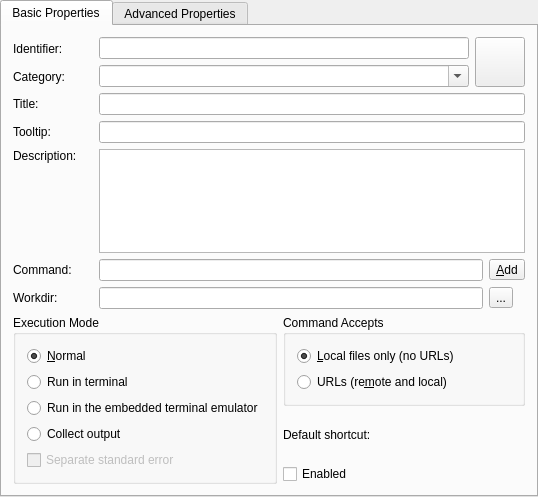
<?xml version="1.0" encoding="UTF-8"?>
<ui version="4.0">
 <class>ActionProperty</class>
 <widget class="QWidget" name="ActionProperty">
  <property name="geometry">
   <rect>
    <x>0</x>
    <y>0</y>
    <width>538</width>
    <height>497</height>
   </rect>
  </property>
  <property name="windowTitle">
   <string>Action Property</string>
  </property>
  <layout class="QGridLayout">
   <property name="leftMargin">
    <number>0</number>
   </property>
   <property name="topMargin">
    <number>0</number>
   </property>
   <property name="rightMargin">
    <number>0</number>
   </property>
   <property name="bottomMargin">
    <number>0</number>
   </property>
   <property name="spacing">
    <number>0</number>
   </property>
   <item row="0" column="0">
    <widget class="QTabWidget" name="tabWidget">
     <property name="currentIndex">
      <number>0</number>
     </property>
     <widget class="QWidget" name="tabBasic">
      <attribute name="title">
       <string>Basic Properties</string>
      </attribute>
      <layout class="QGridLayout">
       <item row="8" column="3">
        <widget class="QToolButton" name="ButtonAddStartpath">
         <property name="text">
          <string>...</string>
         </property>
        </widget>
       </item>
       <item row="4" column="0">
        <widget class="QLabel" name="LabelDescription">
         <property name="sizePolicy">
          <sizepolicy hsizetype="Minimum" vsizetype="Minimum">
           <horstretch>0</horstretch>
           <verstretch>0</verstretch>
          </sizepolicy>
         </property>
         <property name="whatsThis">
          <string>A detailed description of the &lt;b&gt;Useraction&lt;/b&gt;. It is only displayed in the &lt;i&gt;Konfigurator&lt;/i&gt; and via &lt;code&gt;Shift+F1&lt;/code&gt;.</string>
         </property>
         <property name="text">
          <string>Description:</string>
         </property>
         <property name="wordWrap">
          <bool>false</bool>
         </property>
        </widget>
       </item>
       <item row="9" column="2" colspan="2">
        <widget class="QGroupBox" name="bgAccept">
         <property name="sizePolicy">
          <sizepolicy hsizetype="Preferred" vsizetype="Minimum">
           <horstretch>0</horstretch>
           <verstretch>0</verstretch>
          </sizepolicy>
         </property>
         <property name="title">
          <string>Command Accepts</string>
         </property>
         <layout class="QGridLayout">
          <item row="0" column="0">
           <widget class="QRadioButton" name="radioLocal">
            <property name="whatsThis">
             <string>Substitute the &lt;b&gt;Placeholders&lt;/b&gt; with local filenames.</string>
            </property>
            <property name="text">
             <string>&amp;Local files only (no URLs)</string>
            </property>
            <property name="checked">
             <bool>true</bool>
            </property>
           </widget>
          </item>
          <item row="1" column="0">
           <widget class="QRadioButton" name="radioUrl">
            <property name="whatsThis">
             <string>Substitute the &lt;b&gt;Placeholders&lt;/b&gt; with valid URLs.</string>
            </property>
            <property name="text">
             <string>URLs (re&amp;mote and local)</string>
            </property>
           </widget>
          </item>
         </layout>
        </widget>
       </item>
       <item row="2" column="1" colspan="3">
        <widget class="KLineEdit" name="leTitle">
         <property name="whatsThis">
          <string>The title displayed in the &lt;b&gt;Usermenu&lt;/b&gt;.</string>
         </property>
        </widget>
       </item>
       <item row="2" column="0">
        <widget class="QLabel" name="LabelTitle">
         <property name="sizePolicy">
          <sizepolicy hsizetype="Minimum" vsizetype="Fixed">
           <horstretch>0</horstretch>
           <verstretch>0</verstretch>
          </sizepolicy>
         </property>
         <property name="whatsThis">
          <string>The title displayed in the &lt;b&gt;Usermenu&lt;/b&gt;.</string>
         </property>
         <property name="text">
          <string>Title:</string>
         </property>
         <property name="wordWrap">
          <bool>false</bool>
         </property>
        </widget>
       </item>
       <item row="0" column="1" rowspan="2" colspan="3">
        <layout class="QHBoxLayout">
         <item>
          <layout class="QVBoxLayout">
           <item>
            <widget class="KLineEdit" name="leDistinctName">
             <property name="whatsThis">
              <string>Unique name of the &lt;b&gt;Useraction&lt;/b&gt;. It is only used in the &lt;i&gt;Konfigurator&lt;/i&gt; and does not appear in any other menu.&lt;p&gt;&lt;b&gt;Note&lt;/b&gt;: the &lt;i&gt;Title&lt;/i&gt; shown in the &lt;b&gt;Usermenu&lt;/b&gt; can be set below.</string>
             </property>
            </widget>
           </item>
           <item>
            <widget class="KComboBox" name="cbCategory">
             <property name="whatsThis">
              <string>&lt;b&gt;Useractions&lt;/b&gt; can be grouped in categories for better distinction. Choose a existing &lt;i&gt;Category&lt;/i&gt; or create a new one by entering a name.</string>
             </property>
             <property name="editable">
              <bool>true</bool>
             </property>
            </widget>
           </item>
          </layout>
         </item>
         <item>
          <widget class="KIconButton" name="ButtonIcon">
           <property name="sizePolicy">
            <sizepolicy hsizetype="Fixed" vsizetype="Fixed">
             <horstretch>0</horstretch>
             <verstretch>0</verstretch>
            </sizepolicy>
           </property>
           <property name="minimumSize">
            <size>
             <width>50</width>
             <height>50</height>
            </size>
           </property>
           <property name="maximumSize">
            <size>
             <width>50</width>
             <height>50</height>
            </size>
           </property>
           <property name="whatsThis">
            <string>Each &lt;b&gt;Useraction&lt;/b&gt; can have its own icon. It will appear in front of the title in the &lt;b&gt;Usermenu&lt;/b&gt;.</string>
           </property>
          </widget>
         </item>
        </layout>
       </item>
       <item row="0" column="0">
        <widget class="QLabel" name="LabelDistinctName">
         <property name="sizePolicy">
          <sizepolicy hsizetype="Minimum" vsizetype="Fixed">
           <horstretch>0</horstretch>
           <verstretch>0</verstretch>
          </sizepolicy>
         </property>
         <property name="whatsThis">
          <string>&lt;p&gt;Unique name of the &lt;b&gt;Useraction&lt;/b&gt;. It is only used in the &lt;i&gt;Konfigurator&lt;/i&gt; and does not appear in any other menu.&lt;/p&gt;&lt;p&gt;&lt;b&gt;Note&lt;/b&gt;: The &lt;i&gt;Title&lt;/i&gt; shown in the &lt;b&gt;Usermenu&lt;/b&gt; can be set below.&lt;/p&gt;</string>
         </property>
         <property name="text">
          <string>Identifier:</string>
         </property>
         <property name="wordWrap">
          <bool>false</bool>
         </property>
        </widget>
       </item>
       <item row="7" column="0">
        <widget class="QLabel" name="LabelCommandline">
         <property name="sizePolicy">
          <sizepolicy hsizetype="Fixed" vsizetype="Fixed">
           <horstretch>0</horstretch>
           <verstretch>0</verstretch>
          </sizepolicy>
         </property>
         <property name="whatsThis">
          <string>&lt;p&gt;The &lt;i&gt;Command&lt;/i&gt; defines the command that will be executed when the &lt;b&gt;Useraction&lt;/b&gt; is used. It can be a simple shell command or a complex sequence of multiple commands with &lt;b&gt;Placeholders&lt;/b&gt;.&lt;/p&gt;&lt;p&gt;Examples:&lt;/p&gt;&lt;ul&gt;&lt;li&gt;&lt;code&gt;eject /mnt/cdrom&lt;/code&gt;&lt;/li&gt;&lt;li&gt;&lt;code&gt;amarok --append %aList(&quot;Selected&quot;)%&lt;/code&gt;&lt;/li&gt;&lt;/ul&gt;
&lt;p&gt;Please consult the handbook to learn more about the syntax.&lt;/p&gt;</string>
         </property>
         <property name="text">
          <string>Command:</string>
         </property>
         <property name="wordWrap">
          <bool>false</bool>
         </property>
        </widget>
       </item>
       <item row="3" column="1" colspan="3">
        <widget class="KLineEdit" name="leTooltip">
         <property name="whatsThis">
          <string>The &lt;i&gt;Tooltip&lt;/i&gt; is shown when the mouse cursor is hold over an entry of the &lt;b&gt;Useraction Toolbar&lt;/b&gt;.</string>
         </property>
        </widget>
       </item>
       <item row="8" column="1" colspan="2">
        <widget class="KLineEdit" name="leStartpath">
         <property name="whatsThis">
          <string>The &lt;i&gt;Workdir&lt;/i&gt; defines in which folder the &lt;i&gt;Command&lt;/i&gt; will be executed.</string>
         </property>
        </widget>
       </item>
       <item row="3" column="0">
        <widget class="QLabel" name="LabelTooltip">
         <property name="sizePolicy">
          <sizepolicy hsizetype="Minimum" vsizetype="Fixed">
           <horstretch>0</horstretch>
           <verstretch>0</verstretch>
          </sizepolicy>
         </property>
         <property name="whatsThis">
          <string>The &lt;i&gt;Tooltip&lt;/i&gt; is shown when the mouse cursor is hold over an entry of the &lt;b&gt;Useraction Toolbar&lt;/b&gt;.</string>
         </property>
         <property name="text">
          <string>Tooltip:</string>
         </property>
         <property name="wordWrap">
          <bool>false</bool>
         </property>
        </widget>
       </item>
       <item row="7" column="1" colspan="2">
        <widget class="KLineEdit" name="leCommandline">
         <property name="whatsThis">
          <string>The &lt;i&gt;Command&lt;/i&gt; defines the command that will be executed when the &lt;b&gt;Useraction&lt;/b&gt; is used. It can be a simple shell command or a complex sequence of multiple commands with &lt;b&gt;Placeholders&lt;/b&gt;.&lt;p&gt;
Examples:&lt;ul&gt;&lt;li&gt;&lt;code&gt;eject /mnt/cdrom&lt;/code&gt;&lt;/li&gt;&lt;li&gt;&lt;code&gt;amarok --append %aList(&quot;Selected&quot;)%&lt;/code&gt;&lt;/li&gt;&lt;/ul&gt;
Please consult the handbook to learn more about the syntax.</string>
         </property>
         <property name="text">
          <string/>
         </property>
        </widget>
       </item>
       <item row="1" column="0">
        <widget class="QLabel" name="LabelCategory">
         <property name="sizePolicy">
          <sizepolicy hsizetype="Minimum" vsizetype="Fixed">
           <horstretch>0</horstretch>
           <verstretch>0</verstretch>
          </sizepolicy>
         </property>
         <property name="whatsThis">
          <string>&lt;b&gt;Useractions&lt;/b&gt; can be grouped in categories for better distinction. Choose a existing &lt;i&gt;Category&lt;/i&gt; or create a new one by entering a name.</string>
         </property>
         <property name="text">
          <string>Category:</string>
         </property>
         <property name="wordWrap">
          <bool>false</bool>
         </property>
        </widget>
       </item>
       <item row="7" column="3">
        <widget class="QToolButton" name="ButtonAddPlaceholder">
         <property name="sizePolicy">
          <sizepolicy hsizetype="Fixed" vsizetype="Fixed">
           <horstretch>0</horstretch>
           <verstretch>0</verstretch>
          </sizepolicy>
         </property>
         <property name="minimumSize">
          <size>
           <width>0</width>
           <height>0</height>
          </size>
         </property>
         <property name="whatsThis">
          <string>Add &lt;b&gt;Placeholders&lt;/b&gt; for the selected files in the panel.</string>
         </property>
         <property name="text">
          <string>&amp;Add</string>
         </property>
        </widget>
       </item>
       <item row="4" column="1" rowspan="3" colspan="3">
        <widget class="KTextEdit" name="textDescription">
         <property name="whatsThis">
          <string>A detailed description of the &lt;b&gt;Useraction&lt;/b&gt;. It is only displayed in the &lt;i&gt;Konfigurator&lt;/i&gt; and via &lt;code&gt;Shift+F1&lt;/code&gt;.</string>
         </property>
         <property name="tabChangesFocus">
          <bool>true</bool>
         </property>
        </widget>
       </item>
       <item row="8" column="0">
        <widget class="QLabel" name="LabelStartpath">
         <property name="sizePolicy">
          <sizepolicy hsizetype="Fixed" vsizetype="Fixed">
           <horstretch>0</horstretch>
           <verstretch>0</verstretch>
          </sizepolicy>
         </property>
         <property name="whatsThis">
          <string>The &lt;i&gt;Workdir&lt;/i&gt; defines in which folder the &lt;i&gt;Command&lt;/i&gt; will be executed.</string>
         </property>
         <property name="text">
          <string>Workdir:</string>
         </property>
         <property name="wordWrap">
          <bool>false</bool>
         </property>
        </widget>
       </item>
       <item row="6" column="0">
        <spacer>
         <property name="orientation">
          <enum>Qt::Vertical</enum>
         </property>
         <property name="sizeType">
          <enum>QSizePolicy::Expanding</enum>
         </property>
         <property name="sizeHint" stdset="0">
          <size>
           <width>80</width>
           <height>19</height>
          </size>
         </property>
        </spacer>
       </item>
       <item row="10" column="2" colspan="2">
        <layout class="QHBoxLayout">
         <item>
          <widget class="QLabel" name="LabelShortcut">
           <property name="text">
            <string>Default shortcut:</string>
           </property>
           <property name="wordWrap">
            <bool>false</bool>
           </property>
          </widget>
         </item>
         <item>
          <spacer>
           <property name="orientation">
            <enum>Qt::Horizontal</enum>
           </property>
           <property name="sizeType">
            <enum>QSizePolicy::Expanding</enum>
           </property>
           <property name="sizeHint" stdset="0">
            <size>
             <width>161</width>
             <height>21</height>
            </size>
           </property>
          </spacer>
         </item>
         <item>
          <widget class="KKeySequenceWidget" name="KeyButtonShortcut" native="true">
           <property name="whatsThis">
            <string>Set a default keyboard shortcut.</string>
           </property>
           <property name="text" stdset="0">
            <string comment="No shortcut">None</string>
           </property>
          </widget>
         </item>
        </layout>
       </item>
       <item row="11" column="2" colspan="2">
        <widget class="QCheckBox" name="chkEnabled">
         <property name="enabled">
          <bool>true</bool>
         </property>
         <property name="whatsThis">
          <string>If checked, the action is shown in the Useractions menus.</string>
         </property>
         <property name="text">
          <string>Enabled</string>
         </property>
        </widget>
       </item>
       <item row="9" column="0" rowspan="3" colspan="2">
        <widget class="QGroupBox" name="bgExecType">
         <property name="sizePolicy">
          <sizepolicy hsizetype="Preferred" vsizetype="Minimum">
           <horstretch>0</horstretch>
           <verstretch>0</verstretch>
          </sizepolicy>
         </property>
         <property name="title">
          <string>Execution Mode</string>
         </property>
         <layout class="QGridLayout">
          <item row="3" column="0">
           <widget class="QRadioButton" name="radioCollectOutput">
            <property name="whatsThis">
             <string>Collect the output of the executed program.</string>
            </property>
            <property name="text">
             <string>Collect output</string>
            </property>
           </widget>
          </item>
          <item row="4" column="0">
           <widget class="QCheckBox" name="chkSeparateStdError">
            <property name="enabled">
             <bool>false</bool>
            </property>
            <property name="whatsThis">
             <string>Separate standard out and standard error in the output collection.</string>
            </property>
            <property name="text">
             <string>Separate standard error</string>
            </property>
           </widget>
          </item>
          <item row="0" column="0">
           <widget class="QRadioButton" name="radioNormal">
            <property name="text">
             <string>&amp;Normal</string>
            </property>
            <property name="checked">
             <bool>true</bool>
            </property>
           </widget>
          </item>
          <item row="1" column="0">
           <widget class="QRadioButton" name="radioTerminal">
            <property name="whatsThis">
             <string>Run the command in a terminal.</string>
            </property>
            <property name="text">
             <string>Run in terminal</string>
            </property>
           </widget>
          </item>
          <item row="2" column="0">
           <widget class="QRadioButton" name="radioTE">
            <property name="whatsThis">
             <string>Run the command in the embedded terminal emulator.</string>
            </property>
            <property name="text">
             <string>Run in the embedded terminal emulator</string>
            </property>
           </widget>
          </item>
         </layout>
        </widget>
       </item>
      </layout>
     </widget>
     <widget class="QWidget" name="tabAdv">
      <attribute name="title">
       <string>Advanced Properties</string>
      </attribute>
      <layout class="QGridLayout">
       <item row="0" column="0" colspan="2">
        <widget class="QGroupBox" name="gbShowonly">
         <property name="sizePolicy">
          <sizepolicy hsizetype="Expanding" vsizetype="Expanding">
           <horstretch>0</horstretch>
           <verstretch>0</verstretch>
          </sizepolicy>
         </property>
         <property name="title">
          <string>The Useraction is only available for</string>
         </property>
         <layout class="QGridLayout">
          <item row="0" column="0">
           <widget class="QTabWidget" name="tabShowonly">
            <property name="tabShape">
             <enum>QTabWidget::Triangular</enum>
            </property>
            <widget class="QWidget" name="tabProt">
             <attribute name="title">
              <string>Protocol</string>
             </attribute>
             <layout class="QGridLayout">
              <item row="0" column="1">
               <widget class="QToolButton" name="ButtonNewProtocol">
                <property name="sizePolicy">
                 <sizepolicy hsizetype="Minimum" vsizetype="Fixed">
                  <horstretch>0</horstretch>
                  <verstretch>0</verstretch>
                 </sizepolicy>
                </property>
                <property name="minimumSize">
                 <size>
                  <width>0</width>
                  <height>0</height>
                 </size>
                </property>
                <property name="maximumSize">
                 <size>
                  <width>32767</width>
                  <height>32767</height>
                 </size>
                </property>
                <property name="text">
                 <string comment="New protocol">&amp;New...</string>
                </property>
               </widget>
              </item>
              <item row="1" column="1">
               <widget class="QToolButton" name="ButtonEditProtocol">
                <property name="sizePolicy">
                 <sizepolicy hsizetype="Minimum" vsizetype="Fixed">
                  <horstretch>0</horstretch>
                  <verstretch>0</verstretch>
                 </sizepolicy>
                </property>
                <property name="minimumSize">
                 <size>
                  <width>0</width>
                  <height>0</height>
                 </size>
                </property>
                <property name="maximumSize">
                 <size>
                  <width>32767</width>
                  <height>32767</height>
                 </size>
                </property>
                <property name="text">
                 <string>Chan&amp;ge...</string>
                </property>
               </widget>
              </item>
              <item row="3" column="1">
               <spacer>
                <property name="orientation">
                 <enum>Qt::Vertical</enum>
                </property>
                <property name="sizeType">
                 <enum>QSizePolicy::Expanding</enum>
                </property>
                <property name="sizeHint" stdset="0">
                 <size>
                  <width>21</width>
                  <height>58</height>
                 </size>
                </property>
               </spacer>
              </item>
              <item row="2" column="1">
               <widget class="QToolButton" name="ButtonRemoveProtocol">
                <property name="sizePolicy">
                 <sizepolicy hsizetype="Minimum" vsizetype="Fixed">
                  <horstretch>0</horstretch>
                  <verstretch>0</verstretch>
                 </sizepolicy>
                </property>
                <property name="minimumSize">
                 <size>
                  <width>0</width>
                  <height>0</height>
                 </size>
                </property>
                <property name="maximumSize">
                 <size>
                  <width>32767</width>
                  <height>32767</height>
                 </size>
                </property>
                <property name="text">
                 <string>De&amp;lete</string>
                </property>
               </widget>
              </item>
              <item row="0" column="0" rowspan="4">
               <widget class="KrListWidget" name="lbShowonlyProtocol" native="true">
                <property name="whatsThis">
                 <string>Show the &lt;b&gt;Useraction&lt;/b&gt; only for the values defined here.</string>
                </property>
               </widget>
              </item>
             </layout>
            </widget>
            <widget class="QWidget" name="tabPath">
             <attribute name="title">
              <string>Path</string>
             </attribute>
             <layout class="QGridLayout">
              <item row="0" column="0" rowspan="4">
               <widget class="KrListWidget" name="lbShowonlyPath" native="true">
                <property name="whatsThis">
                 <string>Show the &lt;b&gt;Useraction&lt;/b&gt; only for the values defined here.</string>
                </property>
               </widget>
              </item>
              <item row="0" column="1">
               <widget class="QToolButton" name="ButtonAddPath">
                <property name="sizePolicy">
                 <sizepolicy hsizetype="Minimum" vsizetype="Fixed">
                  <horstretch>0</horstretch>
                  <verstretch>0</verstretch>
                 </sizepolicy>
                </property>
                <property name="minimumSize">
                 <size>
                  <width>0</width>
                  <height>0</height>
                 </size>
                </property>
                <property name="maximumSize">
                 <size>
                  <width>32767</width>
                  <height>32767</height>
                 </size>
                </property>
                <property name="text">
                 <string comment="New path">&amp;New...</string>
                </property>
               </widget>
              </item>
              <item row="1" column="1">
               <widget class="QToolButton" name="ButtonEditPath">
                <property name="sizePolicy">
                 <sizepolicy hsizetype="Minimum" vsizetype="Fixed">
                  <horstretch>0</horstretch>
                  <verstretch>0</verstretch>
                 </sizepolicy>
                </property>
                <property name="minimumSize">
                 <size>
                  <width>0</width>
                  <height>0</height>
                 </size>
                </property>
                <property name="maximumSize">
                 <size>
                  <width>32767</width>
                  <height>32767</height>
                 </size>
                </property>
                <property name="text">
                 <string>Chan&amp;ge...</string>
                </property>
               </widget>
              </item>
              <item row="2" column="1">
               <widget class="QToolButton" name="ButtonRemovePath">
                <property name="sizePolicy">
                 <sizepolicy hsizetype="Minimum" vsizetype="Fixed">
                  <horstretch>0</horstretch>
                  <verstretch>0</verstretch>
                 </sizepolicy>
                </property>
                <property name="minimumSize">
                 <size>
                  <width>0</width>
                  <height>0</height>
                 </size>
                </property>
                <property name="maximumSize">
                 <size>
                  <width>32767</width>
                  <height>32767</height>
                 </size>
                </property>
                <property name="text">
                 <string>De&amp;lete</string>
                </property>
               </widget>
              </item>
              <item row="3" column="1">
               <spacer>
                <property name="orientation">
                 <enum>Qt::Vertical</enum>
                </property>
                <property name="sizeType">
                 <enum>QSizePolicy::Expanding</enum>
                </property>
                <property name="sizeHint" stdset="0">
                 <size>
                  <width>21</width>
                  <height>61</height>
                 </size>
                </property>
               </spacer>
              </item>
             </layout>
            </widget>
            <widget class="QWidget" name="tabMime">
             <attribute name="title">
              <string>MIME Type</string>
             </attribute>
             <layout class="QGridLayout">
              <item row="0" column="0" rowspan="4">
               <widget class="KrListWidget" name="lbShowonlyMime" native="true">
                <property name="whatsThis">
                 <string>Show the &lt;b&gt;Useraction&lt;/b&gt; only for the values defined here.</string>
                </property>
               </widget>
              </item>
              <item row="0" column="1">
               <widget class="QToolButton" name="ButtonAddMime">
                <property name="sizePolicy">
                 <sizepolicy hsizetype="Minimum" vsizetype="Fixed">
                  <horstretch>0</horstretch>
                  <verstretch>0</verstretch>
                 </sizepolicy>
                </property>
                <property name="minimumSize">
                 <size>
                  <width>0</width>
                  <height>0</height>
                 </size>
                </property>
                <property name="maximumSize">
                 <size>
                  <width>32767</width>
                  <height>32767</height>
                 </size>
                </property>
                <property name="text">
                 <string comment="New MIME">&amp;New...</string>
                </property>
               </widget>
              </item>
              <item row="1" column="1">
               <widget class="QToolButton" name="ButtonEditMime">
                <property name="sizePolicy">
                 <sizepolicy hsizetype="Minimum" vsizetype="Fixed">
                  <horstretch>0</horstretch>
                  <verstretch>0</verstretch>
                 </sizepolicy>
                </property>
                <property name="minimumSize">
                 <size>
                  <width>0</width>
                  <height>0</height>
                 </size>
                </property>
                <property name="maximumSize">
                 <size>
                  <width>32767</width>
                  <height>32767</height>
                 </size>
                </property>
                <property name="text">
                 <string>Chan&amp;ge...</string>
                </property>
               </widget>
              </item>
              <item row="2" column="1">
               <widget class="QToolButton" name="ButtonRemoveMime">
                <property name="sizePolicy">
                 <sizepolicy hsizetype="Minimum" vsizetype="Fixed">
                  <horstretch>0</horstretch>
                  <verstretch>0</verstretch>
                 </sizepolicy>
                </property>
                <property name="minimumSize">
                 <size>
                  <width>0</width>
                  <height>0</height>
                 </size>
                </property>
                <property name="maximumSize">
                 <size>
                  <width>32767</width>
                  <height>32767</height>
                 </size>
                </property>
                <property name="text">
                 <string>De&amp;lete</string>
                </property>
               </widget>
              </item>
              <item row="3" column="1">
               <spacer>
                <property name="orientation">
                 <enum>Qt::Vertical</enum>
                </property>
                <property name="sizeType">
                 <enum>QSizePolicy::Expanding</enum>
                </property>
                <property name="sizeHint" stdset="0">
                 <size>
                  <width>21</width>
                  <height>41</height>
                 </size>
                </property>
               </spacer>
              </item>
             </layout>
            </widget>
            <widget class="QWidget" name="TabFile">
             <attribute name="title">
              <string>File Name</string>
             </attribute>
             <layout class="QGridLayout">
              <item row="0" column="0" rowspan="4">
               <widget class="KrListWidget" name="lbShowonlyFile" native="true">
                <property name="whatsThis">
                 <string>Show the &lt;b&gt;Useraction&lt;/b&gt; only for the file names defined here. The wildcards '&lt;code&gt;?&lt;/code&gt;' and '&lt;code&gt;*&lt;/code&gt;' can be used.</string>
                </property>
               </widget>
              </item>
              <item row="0" column="1">
               <widget class="QToolButton" name="ButtonNewFile">
                <property name="sizePolicy">
                 <sizepolicy hsizetype="Minimum" vsizetype="Fixed">
                  <horstretch>0</horstretch>
                  <verstretch>0</verstretch>
                 </sizepolicy>
                </property>
                <property name="minimumSize">
                 <size>
                  <width>0</width>
                  <height>0</height>
                 </size>
                </property>
                <property name="maximumSize">
                 <size>
                  <width>32767</width>
                  <height>32767</height>
                 </size>
                </property>
                <property name="text">
                 <string comment="New file">&amp;New...</string>
                </property>
               </widget>
              </item>
              <item row="1" column="1">
               <widget class="QToolButton" name="ButtonEditFile">
                <property name="sizePolicy">
                 <sizepolicy hsizetype="Minimum" vsizetype="Fixed">
                  <horstretch>0</horstretch>
                  <verstretch>0</verstretch>
                 </sizepolicy>
                </property>
                <property name="minimumSize">
                 <size>
                  <width>0</width>
                  <height>0</height>
                 </size>
                </property>
                <property name="maximumSize">
                 <size>
                  <width>32767</width>
                  <height>32767</height>
                 </size>
                </property>
                <property name="text">
                 <string>Chan&amp;ge...</string>
                </property>
               </widget>
              </item>
              <item row="2" column="1">
               <widget class="QToolButton" name="ButtonRemoveFile">
                <property name="sizePolicy">
                 <sizepolicy hsizetype="Minimum" vsizetype="Fixed">
                  <horstretch>0</horstretch>
                  <verstretch>0</verstretch>
                 </sizepolicy>
                </property>
                <property name="minimumSize">
                 <size>
                  <width>0</width>
                  <height>0</height>
                 </size>
                </property>
                <property name="maximumSize">
                 <size>
                  <width>32767</width>
                  <height>32767</height>
                 </size>
                </property>
                <property name="text">
                 <string>De&amp;lete</string>
                </property>
               </widget>
              </item>
              <item row="3" column="1">
               <spacer>
                <property name="orientation">
                 <enum>Qt::Vertical</enum>
                </property>
                <property name="sizeType">
                 <enum>QSizePolicy::Expanding</enum>
                </property>
                <property name="sizeHint" stdset="0">
                 <size>
                  <width>21</width>
                  <height>41</height>
                 </size>
                </property>
               </spacer>
              </item>
             </layout>
            </widget>
           </widget>
          </item>
         </layout>
        </widget>
       </item>
       <item row="1" column="0" colspan="2">
        <widget class="QCheckBox" name="chkConfirmExecution">
         <property name="whatsThis">
          <string>Allows one to tweak the &lt;i&gt;Command&lt;/i&gt; before it is executed.</string>
         </property>
         <property name="text">
          <string>Confirm each program call separately</string>
         </property>
        </widget>
       </item>
       <item row="2" column="0">
        <widget class="QCheckBox" name="chkDifferentUser">
         <property name="whatsThis">
          <string>Execute the &lt;i&gt;Command&lt;/i&gt; under a different user ID.</string>
         </property>
         <property name="text">
          <string>Run as different user:</string>
         </property>
        </widget>
       </item>
       <item row="2" column="1">
        <widget class="KLineEdit" name="leDifferentUser">
         <property name="enabled">
          <bool>false</bool>
         </property>
         <property name="whatsThis">
          <string>Execute the &lt;i&gt;Command&lt;/i&gt; under a different user ID.</string>
         </property>
        </widget>
       </item>
       <item row="3" column="0" colspan="2">
        <spacer>
         <property name="orientation">
          <enum>Qt::Vertical</enum>
         </property>
         <property name="sizeType">
          <enum>QSizePolicy::Expanding</enum>
         </property>
         <property name="sizeHint" stdset="0">
          <size>
           <width>161</width>
           <height>102</height>
          </size>
         </property>
        </spacer>
       </item>
      </layout>
     </widget>
    </widget>
   </item>
  </layout>
 </widget>
 <layoutdefault spacing="6" margin="11"/>
 <customwidgets>
  <customwidget>
   <class>KTextEdit</class>
   <extends>QTextEdit</extends>
   <header>ktextedit.h</header>
  </customwidget>
  <customwidget>
   <class>KLineEdit</class>
   <extends>QLineEdit</extends>
   <header>klineedit.h</header>
  </customwidget>
  <customwidget>
   <class>KKeySequenceWidget</class>
   <extends>QWidget</extends>
   <header>kkeysequencewidget.h</header>
  </customwidget>
  <customwidget>
   <class>KIconButton</class>
   <extends>QPushButton</extends>
   <header>kiconbutton.h</header>
  </customwidget>
  <customwidget>
   <class>KComboBox</class>
   <extends>QComboBox</extends>
   <header>kcombobox.h</header>
  </customwidget>
  <customwidget>
   <class>KrListWidget</class>
  </customwidget>
 </customwidgets>
 <tabstops>
  <tabstop>leDistinctName</tabstop>
  <tabstop>ButtonIcon</tabstop>
  <tabstop>cbCategory</tabstop>
  <tabstop>leTitle</tabstop>
  <tabstop>leTooltip</tabstop>
  <tabstop>textDescription</tabstop>
  <tabstop>leCommandline</tabstop>
  <tabstop>ButtonAddPlaceholder</tabstop>
  <tabstop>leStartpath</tabstop>
  <tabstop>ButtonAddStartpath</tabstop>
  <tabstop>radioNormal</tabstop>
  <tabstop>radioTerminal</tabstop>
  <tabstop>radioTE</tabstop>
  <tabstop>radioCollectOutput</tabstop>
  <tabstop>chkSeparateStdError</tabstop>
  <tabstop>radioLocal</tabstop>
  <tabstop>radioUrl</tabstop>
  <tabstop>KeyButtonShortcut</tabstop>
  <tabstop>chkEnabled</tabstop>
  <tabstop>tabWidget</tabstop>
  <tabstop>tabShowonly</tabstop>
  <tabstop>ButtonNewProtocol</tabstop>
  <tabstop>ButtonEditProtocol</tabstop>
  <tabstop>ButtonRemoveProtocol</tabstop>
  <tabstop>ButtonAddPath</tabstop>
  <tabstop>ButtonEditPath</tabstop>
  <tabstop>ButtonRemovePath</tabstop>
  <tabstop>ButtonAddMime</tabstop>
  <tabstop>ButtonEditMime</tabstop>
  <tabstop>ButtonRemoveMime</tabstop>
  <tabstop>ButtonNewFile</tabstop>
  <tabstop>ButtonEditFile</tabstop>
  <tabstop>ButtonRemoveFile</tabstop>
  <tabstop>chkConfirmExecution</tabstop>
  <tabstop>chkDifferentUser</tabstop>
  <tabstop>leDifferentUser</tabstop>
 </tabstops>
 <includes>
  <include location="local">klineedit.h</include>
  <include location="local">klineedit.h</include>
  <include location="local">kcombobox.h</include>
  <include location="local">klineedit.h</include>
  <include location="local">kicondialog.h</include>
  <include location="local">klineedit.h</include>
  <include location="local">klineedit.h</include>
  <include location="local">klineedit.h</include>
  <include location="local">ktextedit.h</include>
  <include location="local">kkeysequencewidget.h</include>
  <include location="local">../GUI/krlistwidget.h</include>
  <include location="local">../GUI/krlistwidget.h</include>
  <include location="local">../GUI/krlistwidget.h</include>
  <include location="local">../GUI/krlistwidget.h</include>
  <include location="local">klineedit.h</include>
 </includes>
 <resources/>
 <connections>
  <connection>
   <sender>radioCollectOutput</sender>
   <signal>toggled(bool)</signal>
   <receiver>chkSeparateStdError</receiver>
   <slot>setEnabled(bool)</slot>
   <hints>
    <hint type="sourcelabel">
     <x>20</x>
     <y>20</y>
    </hint>
    <hint type="destinationlabel">
     <x>20</x>
     <y>20</y>
    </hint>
   </hints>
  </connection>
  <connection>
   <sender>chkDifferentUser</sender>
   <signal>toggled(bool)</signal>
   <receiver>leDifferentUser</receiver>
   <slot>setEnabled(bool)</slot>
   <hints>
    <hint type="sourcelabel">
     <x>20</x>
     <y>20</y>
    </hint>
    <hint type="destinationlabel">
     <x>20</x>
     <y>20</y>
    </hint>
   </hints>
  </connection>
 </connections>
</ui>
